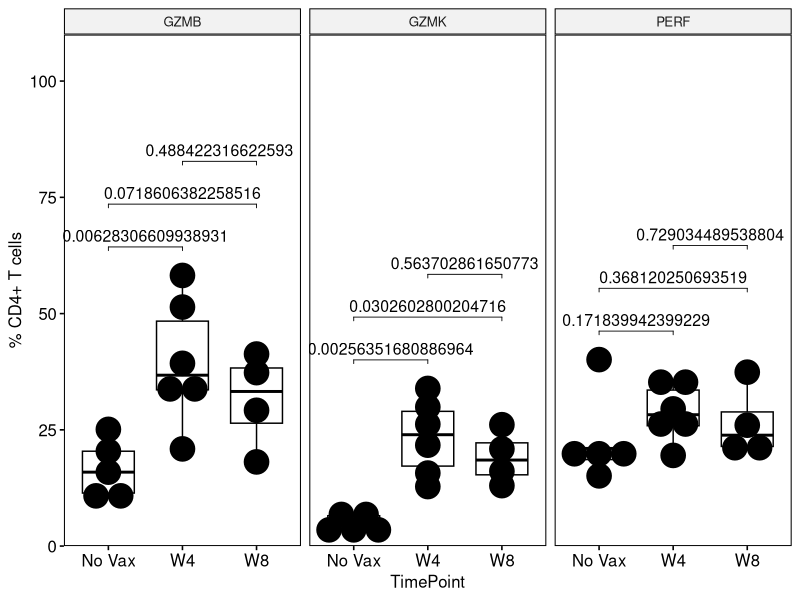
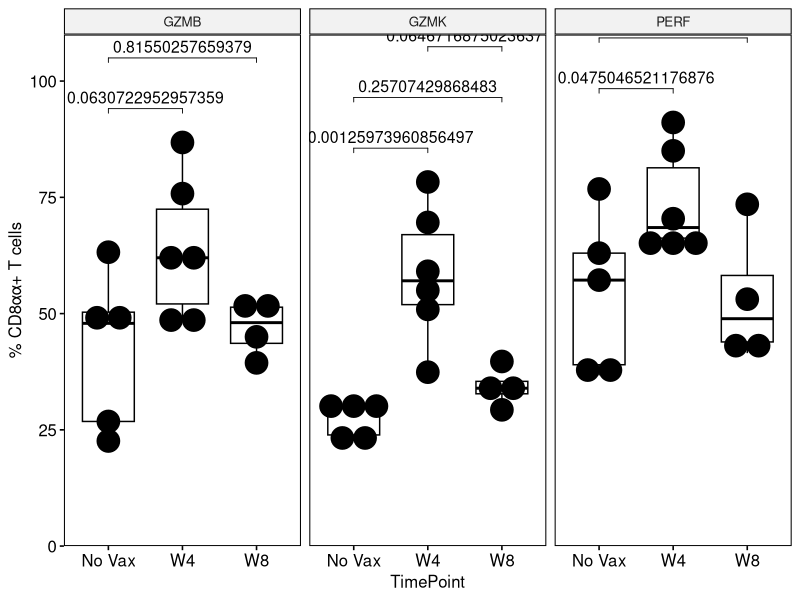
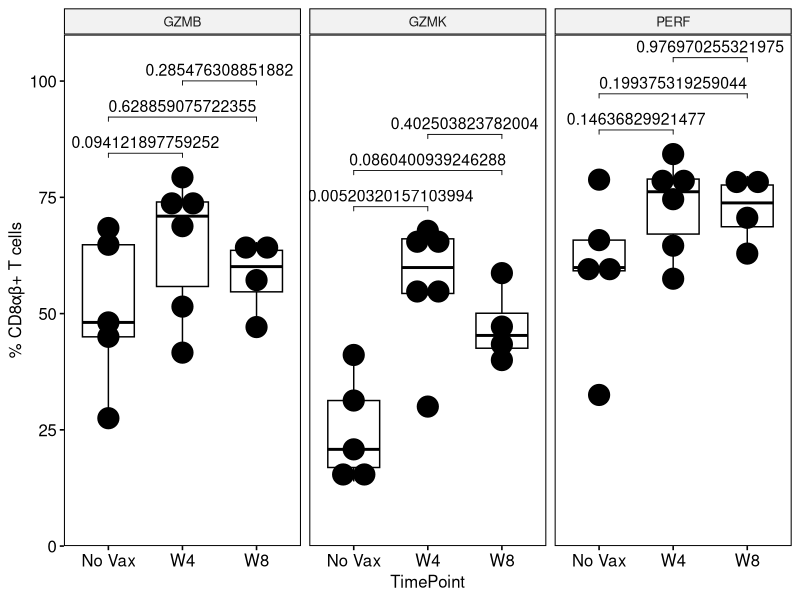

These figures' R source, in order:
# Load the necessary libraries
library(tidyverse)
library(dplyr)
library(ggplot2)
library(cowplot)
library(viridis)
library(ggpubr)
library(rstatix)  
library(ggpubr)  # For easy data-visualization

# Read in the CSVs
Fig1E <- read.csv("text/Fig1E.csv")
Fig1E.unstim <- Fig1E %>% filter(STIM == "Unstim") %>% arrange(TimePoint)

### CD4 T cells
dev.new(width=5, height=4, unit="in")

a <- ggboxplot(Fig1E.unstim, x = "TimePoint", y = "CD4",
               facet.by = "Subset", ncol = 3, ylim = c(0, 100)) +
  geom_dotplot(
    aes(fill = NULL, color = NULL),
    binaxis='y', stackdir='center', dotsize = 2,
    position = position_dodge(0.8)) + ylab("% CD4+ T cells")
a_test <- Fig1E.unstim %>% group_by(Subset) %>% dunn_test(CD4 ~ TimePoint)  %>%
  adjust_pvalue() %>%  add_significance("p.adj") %>% add_xy_position(x = "TimePoint")
ap <- a + stat_pvalue_manual(a_test, label = "p", , tip.length = 0.01, size = 4) +
  scale_y_continuous(expand = expansion(mult = c(0, 0.1)))
ap

### CD8aa T cells

b <- ggboxplot(Fig1E.unstim, x = "TimePoint", y = "CD8aa",
               facet.by = "Subset", ncol = 3, ylim = c(0, 100)) +
  geom_dotplot(
    aes(fill = NULL, color = NULL),
    binaxis='y', stackdir='center', dotsize = 1.5,
    position = position_dodge(0.8)) + ylab("% CD8αα+ T cells")
b_test <- Fig1E.unstim %>% group_by(Subset) %>% dunn_test(CD8aa ~ TimePoint)  %>%
  adjust_pvalue() %>%  add_significance("p.adj") %>% add_xy_position(x = "TimePoint")
bp <- b + stat_pvalue_manual(b_test, label = "p", , tip.length = 0.01, size = 4) +
  scale_y_continuous(expand = expansion(mult = c(0, 0.1)))
bp

### CD8αβ+ T cells

c <- ggboxplot(Fig1E.unstim, x = "TimePoint", y = "CD8ab",
               facet.by = "Subset", ncol = 3, ylim = c(0, 100)) +
  geom_dotplot(
    aes(fill = NULL, color = NULL),
    binaxis='y', stackdir='center', dotsize = 1.5,
    position = position_dodge(0.8)) + ylab("% CD8αβ+ T cells")
c_test <- Fig1E.unstim %>% group_by(Subset) %>% dunn_test(CD8ab ~ TimePoint)  %>%
  adjust_pvalue() %>%  add_significance("p.adj") %>% add_xy_position(x = "TimePoint")
cp <- c + stat_pvalue_manual(c_test, label = "p", , tip.length = 0.01, size = 4) +
  scale_y_continuous(expand = expansion(mult = c(0, 0.1)))
cp
